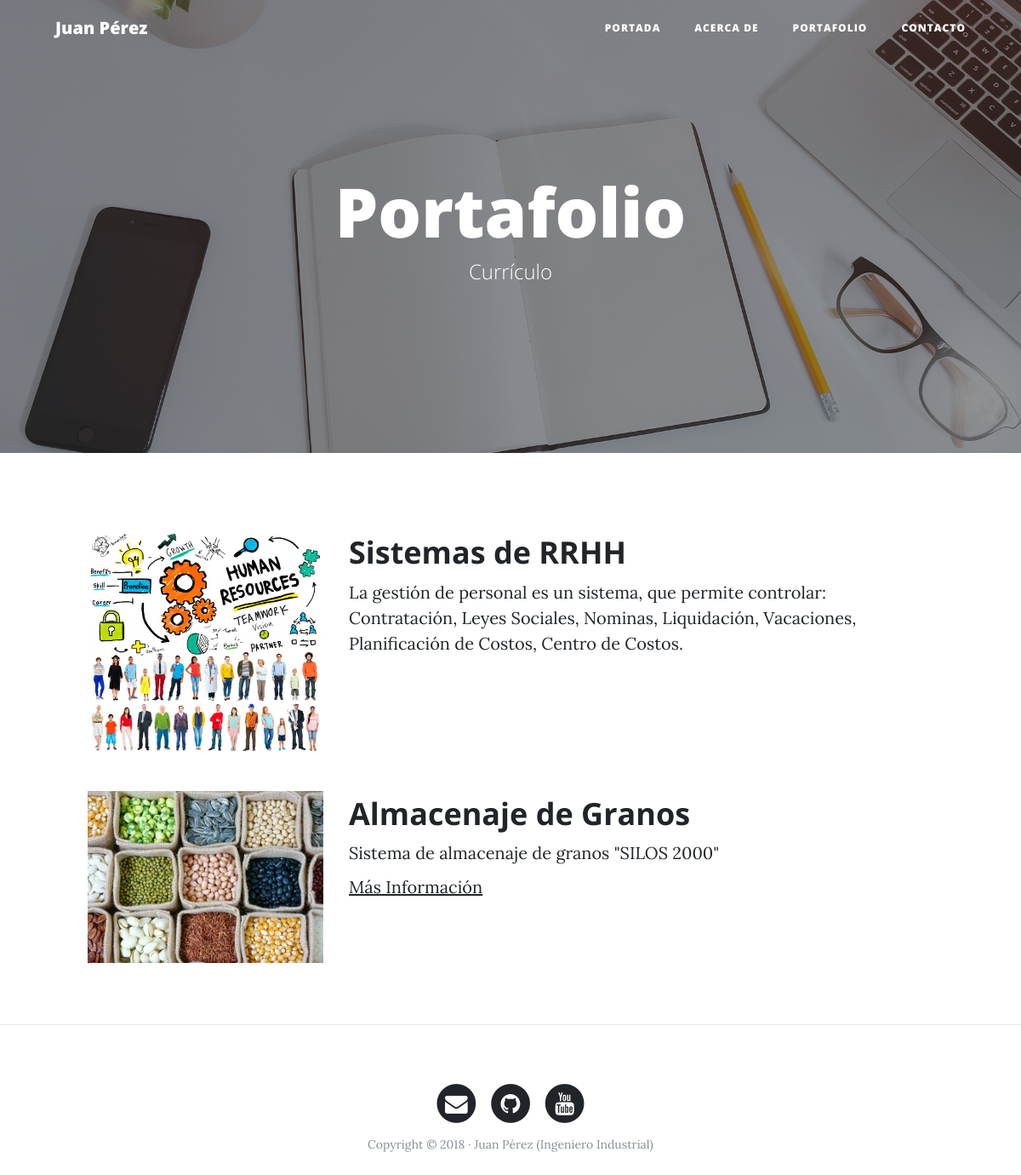
The page /portfolio/ on the database its author committed.
### portfolio/models.py (models this page shows, shortened)
class Project(models.Model):
    title = models.CharField(max_length=200, verbose_name= "Titulo")
    description = models.TextField(verbose_name= "Descripción")
    image = models.ImageField(verbose_name= "Imagen", upload_to="projects")
    webinfo = models.URLField(max_length=200, null=True, blank= True, verbose_name= "Dirección Web")
    create = models.DateTimeField(auto_now_add=True, verbose_name= "Fecha de Creación")
    update = models.TimeField(auto_now= True, verbose_name= "Fecha de Edición")
    class Meta:
       verbose_name= 'Proyecto'
       verbose_name_plural= 'Proyectos'
       ordering = ["-create"]

### portfolio/views.py (the view)
# urls.py: path('portfolio/',portfolio_views.portfolio, name='portfolio'),
def portfolio(request):
    projects = Project.objects.all()
    return render(request,"portfolio/portfolio.html", {'projects' : projects })

### portfolio/templates/portfolio/portfolio.html (shortened to what this page needs)
{% extends 'core/base.html' %}
{%block background %}{%load static %}{% static 'core/img/portfolio-bg.jpg' %}{%endblock %}
{%block headers %}
    <h1>Portafolio</h1>
    <span class="subheading">Currículo</span>
{%endblock %}
{% block content  %}
    {% for project in projects%}
        <div class="row project">
        <div class="col-lg-3 col-md-4 offset-lg-1">
                <img class="img-fluid" src="{{ project.image.url }}" alt="">
        </div>
        <div class="col-lg-7 col-md-8">
            <h2 class="section-heading title">{{ project.title }}</h2>
            <p>{{ project.description }}</p>
            {%if project.webinfo %} <p><a href = "{{project.webinfo}}"> Más Información</a> </p>
            {%endif%}
        </div>
        </div>
    {%endfor%}
{% endblock %}

### core/templates/core/base.html (shortened to what this page needs)
<!DOCTYPE html>
<html lang="es">
  <head>
    {%load static %}
    <link href="{% static 'core/vendor/bootstrap/css/bootstrap.min.css' %}" rel="stylesheet">
    <link href="{% static 'core/vendor/font-awesome/css/font-awesome.min.css' %}" rel="stylesheet" type="text/css">
    <link href="{% static 'core/css/clean-blog.min.css' %}" rel="stylesheet">
  </head>
  <body>
    <nav class="navbar navbar-expand-lg navbar-light fixed-top" id="mainNav">
      <div class="container">
        <a class="navbar-brand" href="{% url 'home' %}">Juan Pérez</a>
        <div class="collapse navbar-collapse" id="navbarResponsive">
          <ul class="navbar-nav ml-auto">
            <li class="nav-item">
              <a class="nav-link" href="{% url 'home' %}">Portada</a>
            </li>
            <li class="nav-item">
              <a class="nav-link" href="{%url 'about' %}">Acerca de</a>
            </li>
            <li class="nav-item">
              <a class="nav-link" href="{%url 'portfolio' %}">Portafolio</a>
            </li>
            <li class="nav-item">
              <a class="nav-link" href="{%url 'contact' %}">Contacto</a>
            </li>
          </ul>
        </div>
      </div>
    </nav>
    <header class="masthead" style="background-image: url('{%block background %}{%endblock %}')">
      <div class="overlay"></div>
      <div class="container">
        <div class="row">
          <div class="col-lg-8 col-md-10 mx-auto">
            <div class="site-heading">
            {%block headers %}{%endblock %}
            </div>
          </div>
        </div>
      </div>
    </header>
    {%block content%} {%endblock%}
    {% if request.path != '/' %}<hr> {%endif%}
    <footer>
      <div class="container">
        <div class="row">
          <div class="col-lg-8 col-md-10 mx-auto">
            <ul class="list-inline text-center">
              <li class="list-inline-item">
                <a href="#">
                  <span class="fa-stack fa-lg">
                    <i class="fa fa-circle fa-stack-2x"></i>
                    <i class="fa fa-envelope fa-stack-1x fa-inverse"></i>
                  </span>
                </a>
              </li>
              <li class="list-inline-item">
                <a href="#">
                  <span class="fa-stack fa-lg">
                    <i class="fa fa-circle fa-stack-2x"></i>
                    <i class="fa fa-github fa-stack-1x fa-inverse"></i>
                  </span>
                </a>
              </li>
              <li class="list-inline-item">
                <a href="#">
                  <span class="fa-stack fa-lg">
                    <i class="fa fa-circle fa-stack-2x"></i>
                    <i class="fa fa-youtube fa-stack-1x fa-inverse"></i>
                  </span>
                </a>
              </li>
            </ul>
            <p class="copyright text-muted">Copyright &copy; 2018 · Juan Pérez (Ingeniero Industrial) </p>
          </div>
        </div>
      </div>
    </footer>
  </body>
</html>

### rows shown on the page
Project: image (picture), title "Sistemas de RRHH", description "La gestión de personal es un sistema, que permite controlar: Contratación, Leyes Sociales, Nominas, Liquidación, Vacaciones, Planificación de Costos, Centro de Costos."
Project: image (picture), title "Almacenaje de Granos", description "Sistema de almacenaje de granos \"SILOS 2000\""
